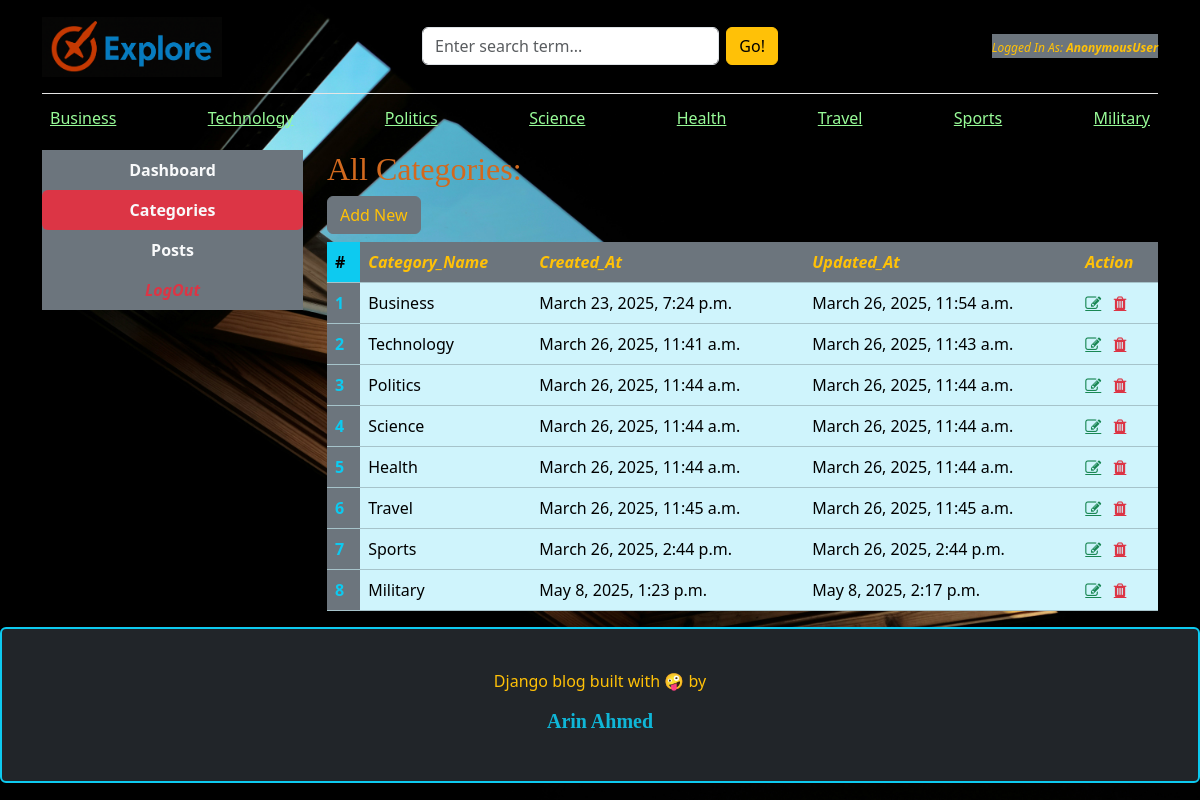
/dashboard/categories/, run on the app's committed database.
### blogs/models.py (models this page shows, shortened)
class Image(models.Model):
    title = models.CharField(max_length=50)
    image_file = models.ImageField(upload_to='images/')  # Saves to `MEDIA_ROOT/images/`
    uploaded_at = models.DateTimeField(auto_now_add=True)

class Category(models.Model):
    category_name = models.CharField(max_length=50,unique=True) # unique = True krle nam ta unique hisbe nibe,jeta second time use kra jbe na
    created_at = models.DateTimeField(auto_now_add=True)
    updated_at = models.DateTimeField(auto_now=True)
    class Meta:
        verbose_name_plural = 'Categories'

### dashboards/views.py (the view)
# urls.py: path('categories/',views.categories,name='categories'),
def categories(rqst):
    return render(rqst,'dashboard/categories.html')

### blogs/context_processors.py (called while the page is built)
def get_categories(rqst):
    categories = Category.objects.all()
    return dict(categories = categories) # ekhn autometically categories gula prottekta html page a dhuke jabe

def get_social_links(rqst):
    social_links = SocialLink.objects.all()
    return dict(social_links=social_links)

def image1(rqst):
    logo = Image.objects.get(title="Logo")
    return {'image1':logo}

def image2(rqst):
    WebsiteName = Image.objects.get(title="WebsiteName")
    return {'image2':WebsiteName}

def image3(rqst):
    BackgroundImage = Image.objects.get(title="BackgroundImage")
    return {'image3':BackgroundImage}

### templates/dashboard/categories.html (shortened to what this page needs)
{% extends "base.html" %}
{% block navigation_links %}
    <span class="text-warning bg-secondary"><i style="font-size: 1vw;">Logged In As: <b>{{user}}</b></i></span>
{% endblock %}
{% block content%}
<div class="row">
    {% include 'dashboard/sidebar.html' %}
     <div class="col-md-9">
        <h2 style="color: chocolate !important;">All Categories:</h2>
        <a href="{% url 'add_category' %}" class="btn btn-secondary text-warning float-right mb-2">Add New</a>
        <table class="table table-hover table-info ">
            <thead>
              <tr>
                <th scope="col" class="bg-info">#</th>
                <th scope="col" class="bg-secondary"><i class="text-warning">Category_Name</i></th>
                <th scope="col" class="bg-secondary"><i class="text-warning">Created_At</i></th>
                <th scope="col" class="bg-secondary"><i class="text-warning">Updated_At</i></th>
                <th scope="col" class="bg-secondary"><i class="text-warning">Action</i></th>
              </tr>
            </thead>
            <tbody>
              {% for cat in categories %}
              <tr>
                <th scope="row" class="bg-secondary text-info">{{forloop.counter}}</th>
                <td>{{cat.category_name}}</td>
                <td>{{cat.created_at}}</td>
                <td>{{cat.updated_at}}</td>
                <td>
                    <a href="{% url 'edit_category' cat.pk %}" class="fa fa-edit text-success"></a>
                    <a href="{% url 'delete_category' cat.pk %}" class="fa fa-trash text-danger"></a>
                </td>
              </tr>
              {% endfor %}
            </tbody>
          </table>
     </div>
</div>
{% endblock %}

### templates/base.html (shortened to what this page needs)
<!DOCTYPE html>
<html lang="en">
{% load static %}
<head>
    <link rel="stylesheet" href="https://cdnjs.cloudflare.com/ajax/libs/font-awesome/4.7.0/css/font-awesome.min.css">
    <link href="https://cdn.jsdelivr.net/npm/bootstrap@5.3.3/dist/css/bootstrap.min.css" rel="stylesheet">
    <link rel="stylesheet" href="{% static 'css/blog.css' %}">
</head>
<body data-user-authenticated="{% if user.is_authenticated %}true{% else %}false{% endif %}" data-user-id="{% if user.is_authenticated %}{{ user.id }}{% else %}null{% endif %}">
    <div class="container">
      <header class="blog-header py-3">
        <div class="row align-items-center">
          <div class="col-12 col-md-3 col-lg-4 text-center text-md-start mb-2 mb-md-0">
            <a class="blog-header-logo" id="headLine" href="/">
              <img src="{{image2.image_file.url}}" alt="Explore" class="img-fluid" style="max-height: 60px; max-width: 180px;">
            </a>
          </div>
          <div class="col-12 col-md-6 col-lg-4 mb-2 mb-md-0">
            <form action="{% url 'search' %}" method="GET">
              <div class="input-group">
                <input class="form-control search-box me-2 rounded" type="text" name="keyword" value="{{kywrd}}" placeholder="Enter search term..." autocomplete="off" aria-label="Enter search term..." aria-describedby="button-search" />
                <button type="submit" class="btn btn-warning rounded" id="button-search">Go!</button>
              </div>
            </form>
          </div>
          <div class="col-12 col-md-3 col-lg-4 d-flex justify-content-center justify-content-md-end align-items-center">
            {% block navigation_links %}{% endblock %}
          </div>
        </div>
      </header>
      <div class="nav-scroller py-1 mb-2">
        <nav class="nav d-flex flex-wrap justify-content-center justify-content-md-between">
        {% for cat in categories %}
          <a class="p-2 text-nowrap" id="cat_nam" href="{% url 'posts_by_category' cat.id %}" style="color:palegreen;">{{cat.category_name}}</a>
        {% endfor %}
        </nav>
      </div>
    {% block content %}
    {% endblock %}
    </div>
    <footer class="blog-footer bg-dark text-warning border border-info border-2 rounded">
        <p>Django blog built with 🤪 by <h5 class="text-info" style='opacity:0.8789'><b>Arin Ahmed</b></h5></p>
    </footer>
</body>
</html>

### static/css/blog.css (style rules this page uses)
.blog-header { border-bottom: 1px solid #e5e5e5; }
.blog-header-logo { font-family: "Playfair Display", Georgia, "Times New Roman", serif; font-size: 2.25rem; }
h1, h2, h3, h4, h5, h6 { font-family: "Playfair Display", Georgia, "Times New Roman", serif; }
.blog-footer { padding: 2.5rem 0; color: #727272; text-align: center; background-color: #f9f9f9; border-top: .05rem solid #e5e5e5; }

### templates/dashboard/categories.html (style rules this page uses)
body { background-color: bisque !important; color: black !important; }

### data on the page
Image: image_file (picture)
Category: category_name "Business", created_at "March 23, 2025, 7:24 p.m.", updated_at "March 26, 2025, 11:54 a.m."
Category: category_name "Technology", created_at "March 26, 2025, 11:41 a.m.", updated_at "March 26, 2025, 11:43 a.m."
Category: category_name "Politics", created_at "March 26, 2025, 11:44 a.m.", updated_at "March 26, 2025, 11:44 a.m."
Category: category_name "Science", created_at "March 26, 2025, 11:44 a.m.", updated_at "March 26, 2025, 11:44 a.m."
Category: category_name "Health", created_at "March 26, 2025, 11:44 a.m.", updated_at "March 26, 2025, 11:44 a.m."
Category: category_name "Travel", created_at "March 26, 2025, 11:45 a.m.", updated_at "March 26, 2025, 11:45 a.m."
Category: category_name "Sports", created_at "March 26, 2025, 2:44 p.m.", updated_at "March 26, 2025, 2:44 p.m."
Category: category_name "Military", created_at "May 8, 2025, 1:23 p.m.", updated_at "May 8, 2025, 2:17 p.m."

### other printed values
{{ user }} "AnonymousUser"
